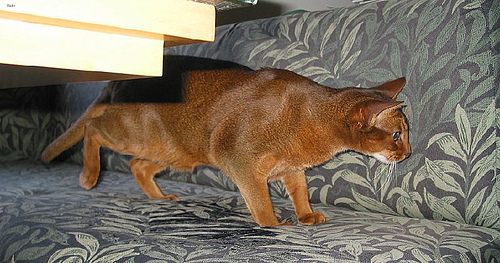
#> input picture cordingmaster/contents/images/Abyssinian_153.jpg, 500 x 263 px, given in place of the camera
$ jupyter execute --allow-errors 'F_20. 파이썬으로 이미지 파일 다루기 .ipynb'   (text cells are left out)
#> lines starting #> are read from the running program, lines starting #| are printed output that depends on the picture; after the words box and inside, x2 and y2 are one past the last pixel; in counts of white or black regions, pixels touching at a corner belong together
[cell 1]
import numpy as np
from PIL import Image


#np.zeros() 모든 채널의 값을 0으로(검정색)으로 나옵니다.

data = np.zeros([32,32,3], dtype=np.uint8)#배열형태로 만들기
image = Image.fromarray(data,'RGB') # Image.fromarray()를 통해 이미지 객체로 변환합니다.
#> image: PIL image 32x32 RGB; every value is 0
image.show()
print(len(data))

[cell 2]
# 빨간색 바탕으로 만들어보도록 하겠습니다.

#np.zeros()는 32개의 점이 있고, 그것들이 각각 어떤 RGB색이 얼마나 혼합되어있는지를 나타냅니다.
#data[:,:]로 나타낸다면 배열을 전체 슬라이싱 하겠다는 의미입니다. 그리고 첫번째는 모두 255로 지정하겠다!

data[:,:] = [255,0,0]
image = Image.fromarray(data,'RGB')
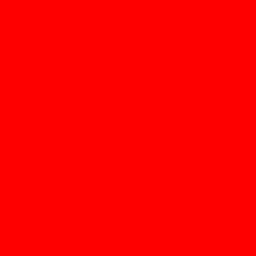
#> image: PIL image 32x32 RGB (shown 8 times larger); mean R, G, B 255, 0, 0
image.show()
data

[cell 3]
# 128짜리 흰색이미지 만들기

data1 = np.zeros([128,128,3],dtype=np.uint8)
image1 = Image.fromarray(data1, 'RGB')
#> image1: PIL image 128x128 RGB; every value is 0
image1.show()

data1[:,:] = [255,255,255] #흰색이니깐
image1 = Image.fromarray(data1,'RGB')
#> image1: PIL image 128x128 RGB; every value is 255
image1.show()

[cell 4]
# 실습하기

from PIL import Image
import os

#연습용 파일 경로
image_path = os.getenv('HOME') + '/aiffel/python_image_proc/pillow_practice.png'

#이미지 열기
#> (the rest of this cell did not finish here and is left out)

[cell 5]
# resize를 이용해서이미지의 크기를 100*200으로 조정
resize_image1 = image1.resize((100,200)) #jpg로 저장된 이미지 사이즈를 조정합니다.
#> resize_image1: PIL image 100x200 RGB; every value is 255
resize_image1.show()

#저장하기
resize_image_path = os.getenv("HOME") + '/aiffel/python_image_proc/pillow_practice.png' #이미지 저장경로에서 이미지를 찾아와서
resize_image1.save(resize_image_path) #그 곳에 저장합니다.

[cell 6]
#눈부분만 crop하기
#눈 위치은 (300,100,600,400)


box = (300,100,600,400) #crop할 부분의 박스의 위치를 저장합니다.
crop_image = image1.crop(box)
#> crop_image: PIL image 300x300 RGB; every value is 0
crop_image.show()

crop_image_path = os.getenv('HOME') + '/aiffel/python_image_proc/pillow_practice_cropped.png' #crop한 파일을 저장합니다.
crop_image.save(crop_image_path)

[cell 7]
# cifar-100데이터셋에서

import os
import pickle

dir_path = os.getenv('HOME')+'/aiffel/python_image_proc/cifar-100-python'
train_file_path = os.path.join(dir_path,'train')

#> (the rest of this cell did not finish here and is left out)

#> (a cell that did not finish here is left out)

#> (a cell that did not finish here is left out)

#> (a cell that did not finish here is left out)

#> (a cell that did not finish here is left out)

#> (a cell that did not finish here is left out)

#> (a cell that did not finish here is left out)

[cell 14]
#눈썰미가 좋은 사람만 보인다는데 x축과 y축이 뒤집어져 있다네요. 0번째 이미지는 잘 모르겠어서 4번째이미지를 불러와 보았습니다.
#그러네요. x,y축이 뒤집어져있네요.
#축을 바꾸는 건 np.swapaxes(0,1)이 유용하다고 하니 사용해보도록 하겠습니다.

#> (a cell that did not finish here is left out)

[cell 16]
# 차례차례 numpy 배열로 읽어서 이미지 파일로 저장해주자!

from tqdm import tqdm
import os
from PIL import Image
import pickle
import numpy as np

dir_path = os.getenv("HOME") + '/aiffel/python_image_proc/cifar-100-python'
train_file_path = os.path.join(dir_path,'train')

#image를 저장할 cifar-100-python의 하위 디렉토리를 생성해봅시다!

images_dir_path = os.path.join(dir_path,'images')
if not os.path.exists(images_dir_path):
    os.mkdir(images_dir_path)

# 32*32의 이미지파일 5만개 생성하기

#> (the rest of this cell did not finish here and is left out)

[cell 17]
import cv2 as cv #현재 cv4.x대 이지만 불러올 때 cv2로 불러옵니다.
import numpy as np #opencv와 잘 맞는 numpy를 호출합니다.

#이미지 데이터는 숫자행렬입니다.

cap = cv.VideoCapture(0)

while(1):

    # Take each frame
    _, frame = cap.read()
#> frame is the input picture: shape (263, 500, 3); mean B, G, R 98.6, 112.9, 123.4

    # Convert BGR to HSV
    hsv = cv.cvtColor(frame, cv.COLOR_BGR2HSV)
#> hsv: shape (263, 500, 3); mean H, S, V 43.2, 58.6, 125.8

    # define range of blue color in HSV
    lower_blue = np.array([110,50,50])
    upper_blue = np.array([130,255,255])

    # Threshold the HSV image to get only blue colors
    mask = cv.inRange(hsv, lower_blue, upper_blue)
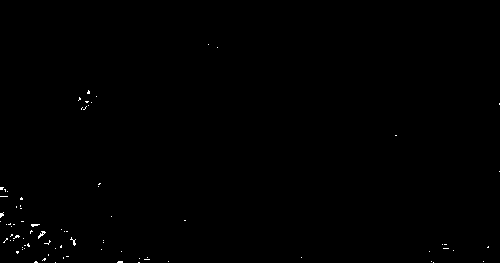
#> mask: shape (263, 500); 0.24% white in thin lines or dots, all inside (x1, y1, x2, y2) = (0, 44, 500, 263)

    # Bitwise-AND mask and original image
    res = cv.bitwise_and(frame,frame, mask= mask)
    cv.imshow('frame',frame)
    cv.imshow('mask',mask)
    cv.imshow('res',res)
    k = cv.waitKey(5) & 0xFF
#> (key Esc is pressed here)
    if k == 27:
        break

cv.destroyAllWindows()
cap.release()
